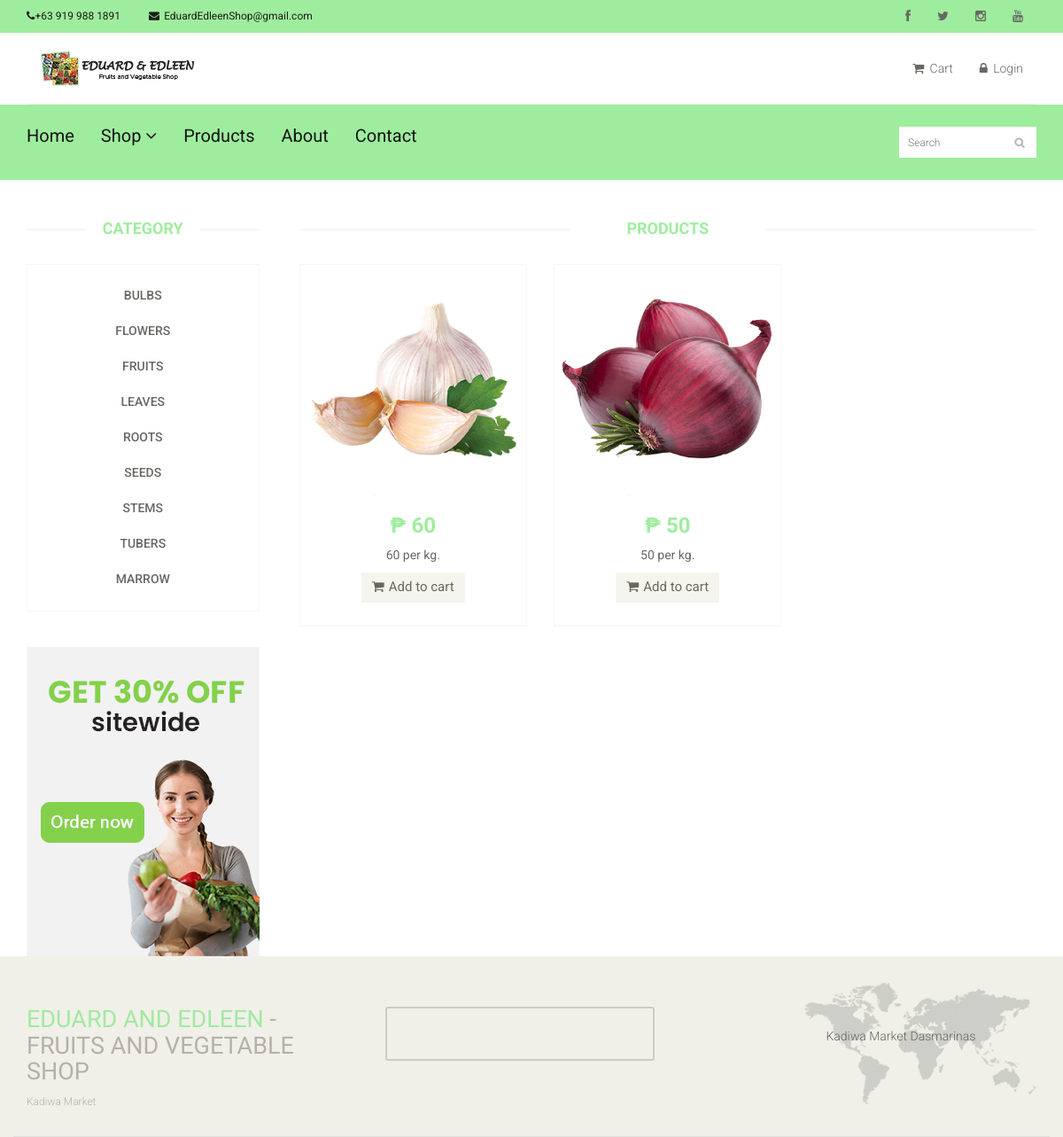
Page /index.php?q=product&category=BULBS on the committed database.
### tables this page shows
CREATE TABLE `tblcontact` (
  `CMS_CONTACT_ID` int(11) NOT NULL,
  `CMS_CONTACT_NAME` varchar(255) NOT NULL,
  `CMS_CONTACT_ADDRESS` varchar(255) NOT NULL,
  `CMS_CONTACT_EMAIL` varchar(255) NOT NULL,
  `CMS_CONTACT_PHONE` varchar(255) NOT NULL,
  `CMS_CONTACT_FB` varchar(255) NOT NULL,
  `CMS_CONTACT_IG` varchar(255) NOT NULL,
  `CMS_CONTACT_TWT` varchar(255) NOT NULL
);

CREATE TABLE `tblabout` (
  `CMS_ABOUT_ID` int(11) NOT NULL,
  `CMS_ABOUT_STORY` varchar(1999) NOT NULL,
  `CMS_ABOUT_MISSION` varchar(1999) NOT NULL,
  `CMS_ABOUT_VISION` varchar(1999) NOT NULL,
  `CMS_ABOUT_BUSINESSLOGO` varchar(255) NOT NULL
);

CREATE TABLE `tblcategory` (
  `CATEGID` int(11) NOT NULL,
  `CATEGORIES` varchar(255) NOT NULL,
  `USERID` int(11) NOT NULL
);

CREATE TABLE `tblpromopro` (
  `PROMOID` int(11) NOT NULL,
  `PROID` int(11) NOT NULL,
  `PRODISCOUNT` double NOT NULL,
  `PRODISPRICE` double NOT NULL,
  `PROBANNER` tinyint(4) NOT NULL,
  `PRONEW` tinyint(4) NOT NULL
);

CREATE TABLE `tblproduct` (
  `PROID` int(11) NOT NULL,
  `PRODNAME` varchar(100) NOT NULL,
  `PRODESC` varchar(255) DEFAULT NULL,
  `INGREDIENTS` varchar(255) NOT NULL,
  `PROQTY` int(11) DEFAULT NULL,
  `ORIGINALPRICE` double NOT NULL,
  `PROPRICE` double DEFAULT NULL,
  `CATEGID` int(11) DEFAULT NULL,
  `IMAGES` varchar(255) DEFAULT NULL,
  `PROSTATS` varchar(30) DEFAULT NULL,
  `OWNERNAME` varchar(90) NOT NULL,
  `OWNERPHONE` varchar(90) NOT NULL,
  `PROD_STATUS` varchar(255) NOT NULL DEFAULT 'Active'
);

### index.php (called while the page is built, shortened)
<?php
require_once ("include/initialize.php");
require_once("theme/templates.php");
?>

### include/database.php (called while the page is built, shortened)
<?php
class Database {
	var $sql_string = '';
	private $conn;
	public function open_connection() {
		$this->conn = mysqli_connect(server,user,pass);
		if(!$this->conn){
			echo "Problem in database connection! Contact administrator!";
			exit();
		}else{
			$db_select = mysqli_select_db($this->conn,database_name);
		}
	}
	function setQuery($sql='') {
		$this->sql_string=$sql;
	}
	function executeQuery() {
		$result = mysqli_query($this->conn,$this->sql_string);
		return $result;
	}
	private function confirm_query($result) {
		return $result;
	}
	function loadResultList( $key='' ) {
		$cur = $this->executeQuery();
		$array = array();
		while ($row = mysqli_fetch_object($cur)) {
			if ($key) {
				$array[$row->$key] = $row;
			} else {
				$array[] = $row;
			}
		}
		return $array;
	}
	function loadSingleResult() {
		$cur = $this->executeQuery();
		while ($row = mysqli_fetch_object($cur)) {
		return $data = $row;
		}
	}
	public function num_rows($result_set) {
		return mysqli_num_rows($result_set);
	}
}
$mydb = new Database();
?>

### theme/templates.php (the view, shortened to what this page needs)
<!DOCTYPE html>
<html lang="en">
<head>
    <link href="css/bootstrap.min.css" rel="stylesheet">
    <link href="css/font-awesome.min.css" rel="stylesheet">
    <link href="css/prettyPhoto.css" rel="stylesheet">
    <link href="css/price-range.css" rel="stylesheet">
    <link href="css/animate.css" rel="stylesheet">
  <link href="css/main.css" rel="stylesheet">
  <link href="css/responsive.css" rel="stylesheet">
</head>
</head>
<body style="background-color:white" onload="totalprice()" >
  <header id="header">
    <div class="header_top">
      <div class="container">
        <div class="row">
          <div class="col-sm-6">
            <div class="contactinfo">
              <ul class="nav nav-pills">
              <?php
                $query = "SELECT * FROM `tblcontact` ";
                    $mydb->setQuery($query);
                    $contactcur = $mydb->loadSingleResult();
                ?>
                <li><a href="#"><i class="fa fa-phone"></i><?php echo $contactcur->CMS_CONTACT_PHONE ?></a></li>
                <li><a href="#"><i class="fa fa-envelope" style="margin-right:5px;"></i><?php echo  $contactcur->CMS_CONTACT_EMAIL ?></a></li>
              </ul>
            </div>
          </div>
          <div class="col-sm-6">
            <div class="social-icons pull-right">
              <ul class="nav navbar-nav">
                <li><a href="<?php echo  $contactcur->CMS_CONTACT_FB ?>"><i class="fa fa-facebook"></i></a></li>
                <li><a href="<?php echo  $contactcur->CMS_CONTACT_TWT ?>"><i class="fa fa-twitter"></i></a></li>
                <li><a href="<?php echo  $contactcur->CMS_CONTACT_IG ?>"><i class="fa fa-instagram"></i></a></li>
                <li><a href="#"><i class="fa fa-youtube"></i></a></li>
              </ul>
            </div>
          </div>
        </div>
      </div>
    </div>
    <div class="header-middle">
      <div class="container">
        <div class="row">
          <div class="col-md-4 clearfix">
            <div class="logo pull-left">
            <?php
                    $query = "SELECT * FROM `tblabout` ";
                    $mydb->setQuery($query);
                    $logocur = $mydb->loadSingleResult();
                ?>
              <a href="<?php echo web_root?>"><img src="<?php echo $logocur->CMS_ABOUT_BUSINESSLOGO?>" alt="" /></a>
            </div>
          </div>
          <div class="col-md-8 clearfix">
            <div class="shop-menu clearfix pull-right">
              <ul class="nav navbar-nav">
                <li><a href="<?php echo web_root;?>index.php?q=cart"><i class="fa fa-shopping-cart"></i> Cart</a></li>
                <?php if (isset($_SESSION['CUSID'] )) { ?>
                  <li><a href="<?php echo web_root?>index.php?q=profile"><i class="fa fa-user"></i> Account</a></li>
                  <li><a   href="<?php echo web_root?>logout.php"><i class="fa fa-lock"></i> Logout</a></li>
                <?php }else{ ?>
                <li><a data-target="#smyModal" data-toggle="modal"  href=""><i class="fa fa-lock"></i> Login</a></li>
              <?php } ?>
              </ul>
            </div>
          </div>
        </div>
      </div>
    </div>
    <div class="header-bottom">
      <div class="container">
        <div class="row">
          <div class="col-sm-9">
            <div class="mainmenu pull-left">
              <ul class="nav navbar-nav collapse navbar-collapse">
                <li><a href="<?php echo web_root;?>">Home</a></li>
                <li class="dropdown"><a href="#">Shop<i class="fa fa-angle-down"></i></a>
                                </li>
                <li><a href="<?php web_root?>index.php?q=product">Products</a></li>
                <li><a href="<?php web_root?>index.php?q=about">About</a></li>
                <li><a href="<?php web_root?>index.php?q=contact">Contact</a></li>
              </ul>
            </div>
          </div>
          <div class="col-sm-3">
            <form action="<?php echo web_root?>index.php?q=product" method="POST" >
              <div class="search_box pull-right">
                <input type="text" name="search" placeholder="Search"/>
              </div>
            </form>
          </div>
        </div>
      </div>
    </div>
  </header>
          <?php
            require_once $content;
         ?>
    <footer id="footer">
    <div class="footer-top">
      <div class="container">
        <div class="row">
          <div class="col-sm-4">
            <div class="companyinfo">
              <h2><span>Eduard and Edleen </span>- Fruits and Vegetable Shop</h2>
              <p>Kadiwa Market</p>
            </div>
          </div>
          <div class="col-sm-5">
            <div class="col-sm-6">
              <div class="video-gallery text-center">
                <a href="#">
                   <iframe  class="iframe-img"  src="https://www.youtube.com/embed/J4NvnuVhxus" frameborder="0" allow="accelerometer; autoplay; encrypted-media; gyroscope; picture-in-picture" allowfullscreen></iframe>
                </a>
              </div>
            </div>
          </div>
          <div class="col-sm-3">
            <div class="address">
              <img src="images/home/map.png" alt="" />
              <p>Kadiwa Market Dasmarinas </p>
            </div>
          </div>
        </div>
      </div>
    </div>
  </footer>
</body>
</html>

### menu.php (shortened to what this page needs)
<section id="advertisement">
 </section>
 <section>
   <div class="container">
     <div class="row">
       <div class="col-sm-3">
        <?php include 'sidebar.php'; ?>
         </div>
       <div class="col-sm-9 padding-right">
         <div class="features_items">
           <h2 class="title text-center">Products</h2>
             <?php
            if(isset($_POST['search'])) {
               $query = "SELECT * FROM `tblpromopro` pr , `tblproduct` p , `tblcategory` c
                         WHERE pr.`PROID`=p.`PROID` AND  p.`CATEGID` = c.`CATEGID`  AND PROQTY>0
               AND ( `CATEGORIES` LIKE '%{$_POST['search']}%' OR `PRODESC` LIKE '%{$_POST['search']}%' or `PROQTY` LIKE '%{$_POST['search']}%' or `PROPRICE` LIKE '%{$_POST['search']}%')";
             }elseif(isset($_GET['category'])){
               $query = "SELECT * FROM `tblpromopro` pr , `tblproduct` p , `tblcategory` c
                         WHERE pr.`PROID`=p.`PROID` AND  p.`CATEGID` = c.`CATEGID`  AND PROQTY>0 AND CATEGORIES='{$_GET['category']}'";
             }else{
               $query = "SELECT * FROM `tblpromopro` pr , `tblproduct` p , `tblcategory` c
                         WHERE pr.`PROID`=p.`PROID` AND  p.`CATEGID` = c.`CATEGID`  AND PROQTY>0 ";
             }
           $mydb->setQuery($query);
           $res = $mydb->executeQuery();
           $maxrow = $mydb->num_rows($res);
           if ($maxrow > 0) {
           $cur = $mydb->loadResultList();
           foreach ($cur as $result) {
             ?>
           <form   method="POST" action="cart/controller.php?action=add">
           <div class="col-sm-4">
             <div class="product-image-wrapper">
               <div class="single-products">
                   <div class="productinfo text-center">
                     <img src="<?php  echo web_root.'admin/products/'. $result->IMAGES; ?>" alt="" />
                     <h2>&#8369 <?php  echo $result->PRODISPRICE; ?></h2>
                     <p><?php  echo    $result->PRODESC; ?></p>
                     <button type="submit" name="btnorder" class="btn btn-default add-to-cart"><i class="fa fa-shopping-cart"></i>Add to cart</button>
                   </div>
                   <div class="product-overlay">
                     <div class="overlay-content">
                     </div>
                   </div>
               </div>
               <div class="choose">
               </div>
             </div>
           </div>
         </form>
      <?php  }
           }else{
             echo '<h1>No Products Available</h1>';
           }?>
         </div>
       </div>
     </div>
   </div>
 </section>

### sidebar.php
<div class="left-sidebar">
          <h2>Category</h2>
          <div class="panel-group category-products" id="accordian">
               <?php
                    $mydb->setQuery("SELECT * FROM `tblcategory`");
                    $cur = $mydb->loadResultList();
                   foreach ($cur as $result) {
                    echo ' <div class="categ panel panel-default">
                          <div class="panel-heading">
                            <h4 class="panel-title"><a href="index.php?q=product&category='.$result->CATEGORIES.'" >'.$result->CATEGORIES.'</a></h4>
                          </div>
                        </div>';
                    }
                ?>
          </div>
          <div class="shipping text-center">
            <img src="images/home/shipping.jpg" alt="" />
          </div>
        </div>

### rows in the picture
tblcontact: CMS_CONTACT_PHONE "+63 919 988 1891", CMS_CONTACT_EMAIL "EduardEdleenShop@gmail.com"
tblabout: CMS_ABOUT_BUSINESSLOGO (picture)
tblcategory: CATEGORIES "BULBS"
tblcategory: CATEGORIES "FLOWERS"
tblcategory: CATEGORIES "FRUITS"
tblcategory: CATEGORIES "LEAVES"
tblcategory: CATEGORIES "ROOTS"
tblcategory: CATEGORIES "SEEDS"
tblcategory: CATEGORIES "STEMS"
tblcategory: CATEGORIES "TUBERS"
tblcategory: CATEGORIES "MARROW"
tblpromopro: PROID.IMAGES (picture), PRODISPRICE "60", PROID.PRODESC "60 per kg."
tblpromopro: PROID.IMAGES (picture), PRODISPRICE "50", PROID.PRODESC "50 per kg."
